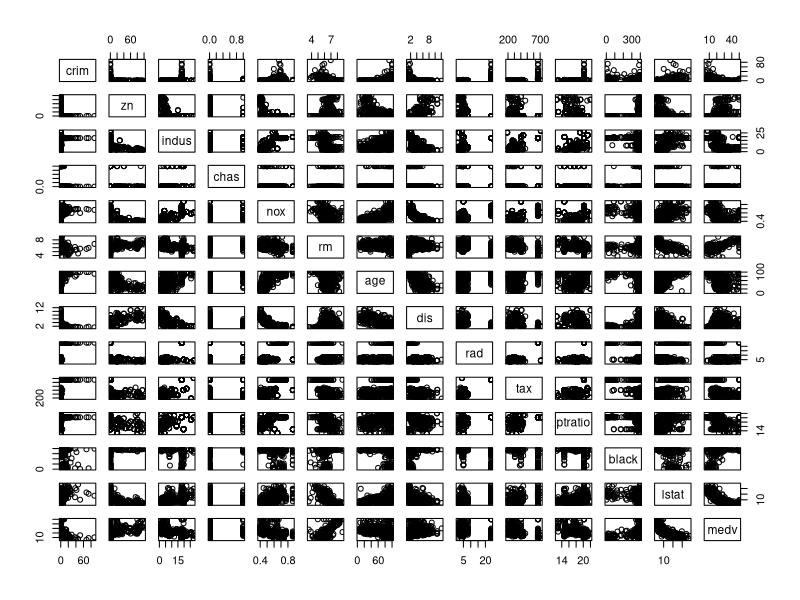
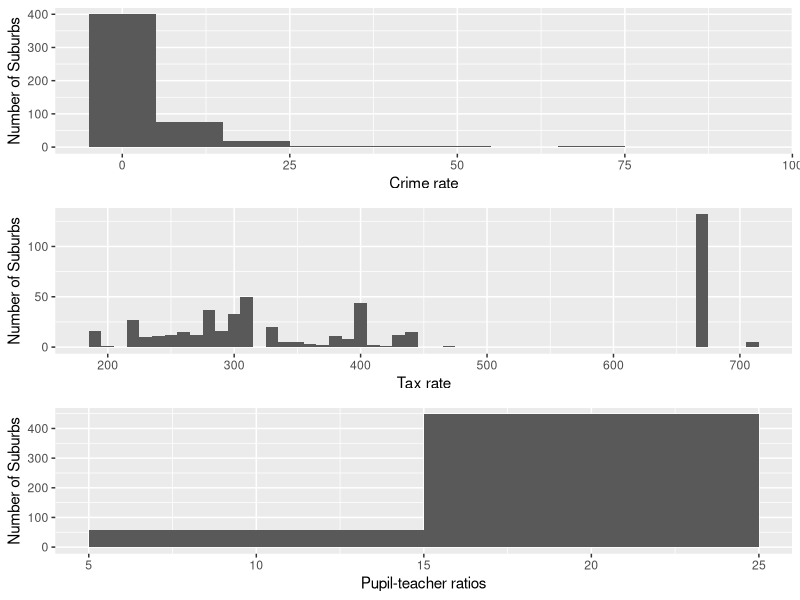

These charts were generated, in order, by the following R code:
#install.packages("ggplot2")
#install.packages("gridExtra")
#install.packages("MASS")


library(gridExtra)
library('MASS')
library("ggplot2")
# a

row = nrow(Boston)
column = ncol(Boston)
# rows are observations and columns are variables
summary(Boston)

# b
# From the plot we can see that crime is correlated with age, black, lstat and anticorrelated with dis and medv
# zn is anticorrelated with indus, nox, age, lstat and correlated with rm, dis and mdv
# indus is correlated with nox, ptratio and anticorrelated with rm, dis, medv
# nox is correlated with age, rad, tax, ptratio, lstat and anticorrelated with dis, medv
# rm is correlated with dis, medv and anticorrelated with ptration, lstat
# age is anticorrelated with dis, black, medv and correlated with lstat
# dis is correlated with black, medv and anticorrelated with lstat
# ptratio is correlated with lstat and anticorrelated with medv
# black is correlated with medv
# lstat is anticorrelated with medv
dev.new()
pairs(Boston)

#c
# From correlation coefficients we can see that crime has somewhat significant correlation with indus, nox, age, lstat
# and anticorrelated with dis, black, medv
cor(Boston$crim, Boston[,c(2:14)])


# d
# In 400 suburbs the crime rate is approximately 3-12, in around 80 suburbs have crime rate of 12-20,
# 20 suburbs have 20-25 crime rate. As we can notice high crime rate is in several suburbs.
# The highest tax rate is in around 20 suburbs, and high rate(approximately 680) in 180 suburbs
# High pupil-teacher ratio (15-25) is in 450 suburbs.
dev.new()
g1 = qplot(Boston$crim, binwidth = 10 , xlab = "Crime rate", ylab="Number of Suburbs")
g2 = qplot(Boston$tax, binwidth = 10 , xlab = "Tax rate", ylab="Number of Suburbs")
g3 = qplot(Boston$ptratio, binwidth = 10, xlab ="Pupil-teacher ratios", ylab="Number of Suburbs")
grid.arrange(g1, g2, g3, nrow = 3)

# e

nrow(subset(Boston, chas == 1))

